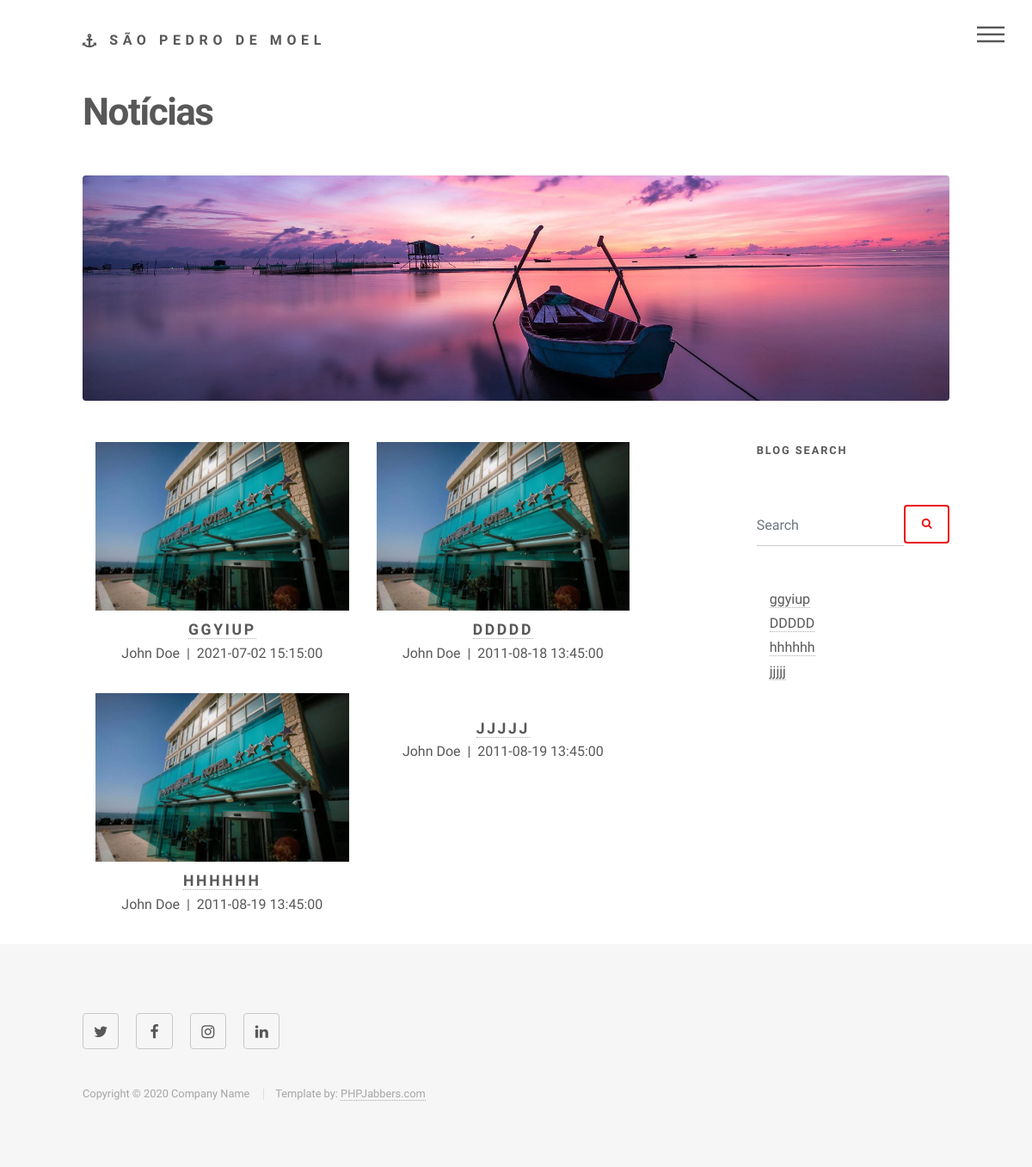
/noticias.php, run on the app's committed database.
### tables this page shows
CREATE TABLE `noticias`  (
  `noticiaId` int(11) NOT NULL AUTO_INCREMENT,
  `noticiaTitulo` mediumtext NOT NULL,
  `noticiaURL` mediumtext NULL,
  `noticiaData` date NULL DEFAULT NULL,
  `noticiaDescricao` longtext NULL,
  `noticiaURLFundo` mediumtext NULL,
  `noticiasH` time NULL DEFAULT NULL,
  PRIMARY KEY (`noticiaId`) USING BTREE
);

### noticias.php (the view, shortened to what this page needs)
<?php
include_once('includes\functions.php');
?>
    <div id="main">
        <div class="inner">
            <h1>Notícias</h1>
            <div class="image main">
                <img src="images/banner-image-6-1920x500.jpg" class="img-fluid" alt=""/>
            </div>
            <div class="container-fluid">
                <div class="row">
                    <div class="col-9">
                        <div class="row">
                            <?php
                            $con = mysqli_connect("localhost", "root", "", "pap2021saopedro");
                            $sql = "SELECT * from noticias";
                            $resultado = mysqli_query($con, $sql);
                            ?>
                            <?php
                            while ($dados = mysqli_fetch_array($resultado)) {
                                ?>
                                <div class="col-sm-5 text-center">
                                    <img src="<?php echo $dados ['noticiaURL'] ?>" class="img-fluid" alt=""/>
                                    <h2 class="m-n"><a href="noticiaInfo.php?id=<?php echo $dados  ['noticiaId'] ?>"><?php echo $dados  ['noticiaTitulo'] ?></a></h2>
                                    <p> John Doe &nbsp;|&nbsp; <?php echo $dados  ['noticiaData'] ?> <?php echo $dados  ['noticiasH'] ?> </p>
                                </div>
                                <?php
                            }?>
                        </div>
                    </div>
                    <div class="col-3">
                        <div class="form-group">
                            <h4>Blog Search</h4>
                        </div>
                        <br>
                        <div  class="form-group">
                            <div class="input-group">
                                <form action="noticias.php?search=$_POST['search']">
                                    <div class="input-group">
                                        <input type="text" class="form-control" placeholder="Search"
                                               aria-label="Search" aria-describedby="basic-addon2" id="search" name="search" value="">
                                        <button  class="buttonicon" type="submit2"><i  class="fa fa-search"></i></button>
                                    </div>
                                </form>
                            </div>
                        </div>
                        <?php
                        $sql="Select noticiaTitulo, noticiaId, noticiasH, noticiaData from noticias";
                        $result=mysqli_query($con,$sql) or die (mysqli_error($con));
                        while($dados=mysqli_fetch_array($result)){
                            ?>
                            <div class="col-md-4">
                                <div class="product-item">
                                    <div class="product-title">
                                        <a href="noticiaInfo.php?id=<?php echo $dados['noticiaId']; ?>"> <?php echo "".$dados['noticiaTitulo']."</a>";?> </>
                                    </div>
                                </div>
                            </div>
                            <?php
                        }
                        ?>
                    </div>
                </div>
            </div>
        </div>
    </div>
<?php
include_once('includes\functions.php');
?>

### data on the page
noticias: noticiaURL (picture), noticiaTitulo "GGYIUP", noticiaData "2021-07-02", noticiasH "15:15:00", noticiaTitulo "ggyiup"
noticias: noticiaURL (picture), noticiaTitulo "DDDDD", noticiaData "2011-08-18", noticiasH "13:45:00"
noticias: noticiaURL (picture), noticiaTitulo "HHHHHH", noticiaData "2011-08-19", noticiasH "13:45:00", noticiaTitulo "hhhhhh"
noticias: noticiaTitulo "JJJJJ", noticiaData "2011-08-19", noticiasH "13:45:00", noticiaTitulo "jjjjj"
